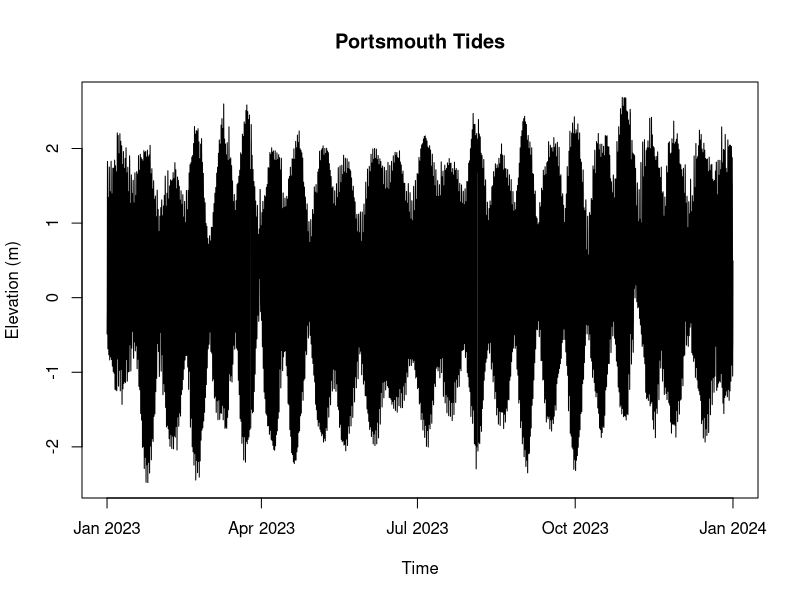
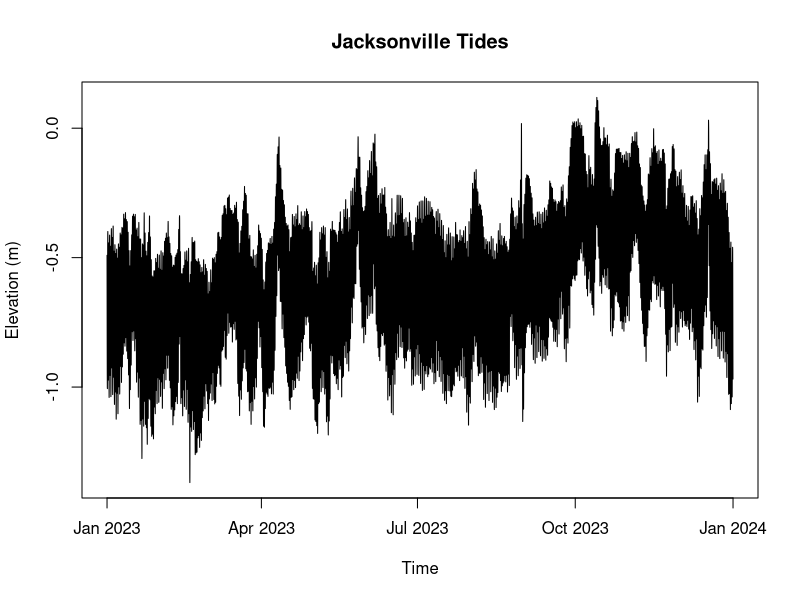

Write R code to recreate these figures, in order.
## ---- chunk 1
library(magrittr)
library(lubridate)
## ---- chunk 2
# Read CSV (expected columns: date, time, elevation)
portsmouth_raw <- read.csv("data/Portsmouth.csv", stringsAsFactors = FALSE)
fl_raw <- read.csv("data/Florida.csv", stringsAsFactors = FALSE)

# Build POSIXct timestamps (minute resolution) and convert elevation to MSL
portsmouth_time <- as.POSIXct(
  paste(portsmouth_raw$date, portsmouth_raw$time),
  format = "%Y-%m-%d %H:%M",
  tz = "UTC"
)
portsmouth_elev_msl <- as.numeric(portsmouth_raw$elevation) - 2.73
portsmouth_msl <- data.frame(time = portsmouth_time, elevation = portsmouth_elev_msl)

fl_time <- as.POSIXct(
  paste(fl_raw$date, fl_raw$time),
  format = "%Y-%m-%d %H:%M",
  tz = "UTC"
)
fl_elev_msl <- as.numeric(fl_raw$elevation) - 1.06
fl_msl <- data.frame(time = fl_time, elevation = fl_elev_msl)

# plot 2023 data only
plot(portsmouth_msl$time[year(portsmouth_msl$time) == 2023], portsmouth_msl$elevation[year(portsmouth_msl$time) == 2023], type = "l", xlab = "Time", ylab = "Elevation (m)", main = "Portsmouth Tides")
plot(fl_msl$time, fl_msl$elevation, type = "l", xlab = "Time", ylab = "Elevation (m)", main = "Jacksonville Tides")
